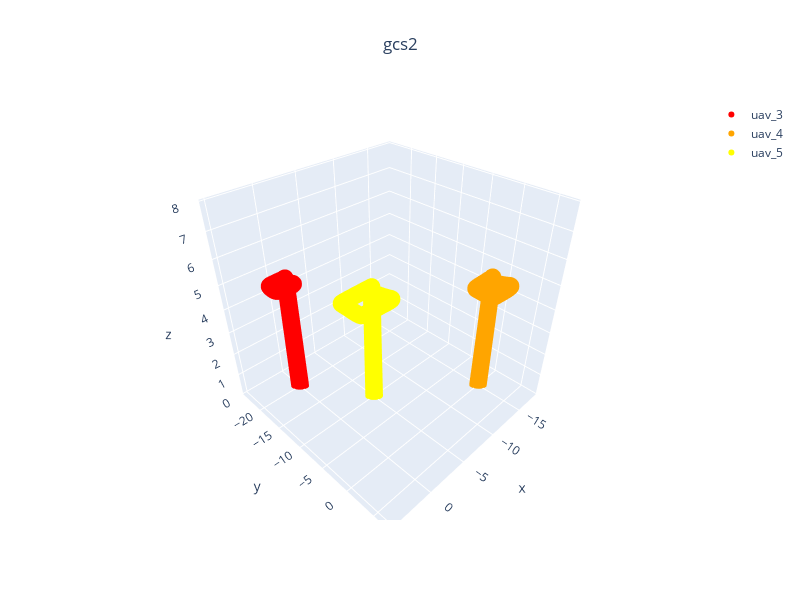

This figure's notebook cell:
### Code cell
paths_gs2 = {
    f"uav_{i+3}": {"pos": np.stack(path), "color": colors[2+i]}
    for i,path in enumerate(gcs2.paths.values())
}
plot_3d_interactive(
    paths_gs2, title="gcs2", expand=[0.2, 0.2, 0.6], ground=-0.05
)

### Figure 1 — Plotly figure (JSON) as saved in the notebook; plotly's stock layout.template omitted (floating-point values rounded to 4 significant figures; data arrays with more than 128 entries replaced by an {"elided": "..."} marker saying what was removed)
{"data": [{"marker": {"color": "Red", "size": 6}, "mode": "markers", "name": "uav_3", "type": "scatter3d", "x": {"elided": "6027 float values"}, "y": {"elided": "6027 float values"}, "z": {"elided": "6027 float values"}}, {"marker": {"color": "Orange", "size": 6}, "mode": "markers", "name": "uav_4", "type": "scatter3d", "x": {"elided": "6032 float values"}, "y": {"elided": "6032 float values"}, "z": {"elided": "6032 float values"}}, {"marker": {"color": "Yellow", "size": 6}, "mode": "markers", "name": "uav_5", "type": "scatter3d", "x": {"elided": "6030 float values"}, "y": {"elided": "6030 float values"}, "z": {"elided": "6030 float values"}}], "layout": {"height": 600, "scene": {"xaxis": {"range": [-18.49, 5.522], "title": {"text": "x"}}, "yaxis": {"range": [-24.75, 7.731], "title": {"text": "y"}}, "zaxis": {"range": [-0.05, 8.05], "title": {"text": "z"}}}, "showlegend": true, "title": {"text": "gcs2", "x": 0.5, "xanchor": "center"}, "width": 800}}
